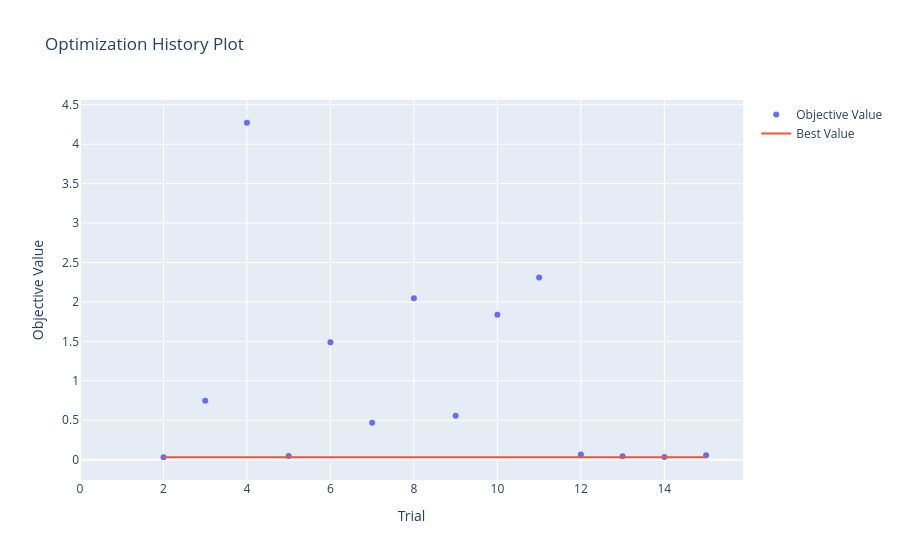

Notebook cell for this chart:
### Code cell
from optuna.visualization import (
    plot_optimization_history,
    plot_param_importances,
    plot_parallel_coordinate,
    plot_slice,
)

plot_optimization_history(study)

### Figure 1 — Plotly figure (JSON) as saved in the notebook; plotly's stock layout.template omitted (floating-point values rounded to 4 significant figures)
{"data": [{"mode": "markers", "name": "Objective Value", "type": "scatter", "x": [2, 3, 4, 5, 6, 7, 8, 9, 10, 11, 12, 13, 14, 15], "y": [0.03115, 0.7471, 4.272, 0.04736, 1.49, 0.469, 2.048, 0.5575, 1.836, 2.308, 0.06589, 0.04399, 0.03452, 0.05714]}, {"mode": "lines", "name": "Best Value", "type": "scatter", "x": [0, 1, 2, 3, 4, 5, 6, 7, 8, 9, 10, 11, 12, 13, 14, 15], "y": [null, null, 0.03115, 0.03115, 0.03115, 0.03115, 0.03115, 0.03115, 0.03115, 0.03115, 0.03115, 0.03115, 0.03115, 0.03115, 0.03115, 0.03115]}, {"marker": {"color": "#cccccc"}, "mode": "markers", "name": "Infeasible Trial", "showlegend": false, "type": "scatter", "x": [], "y": []}], "layout": {"title": {"text": "Optimization History Plot"}, "xaxis": {"title": {"text": "Trial"}}, "yaxis": {"title": {"text": "Objective Value"}}}}
